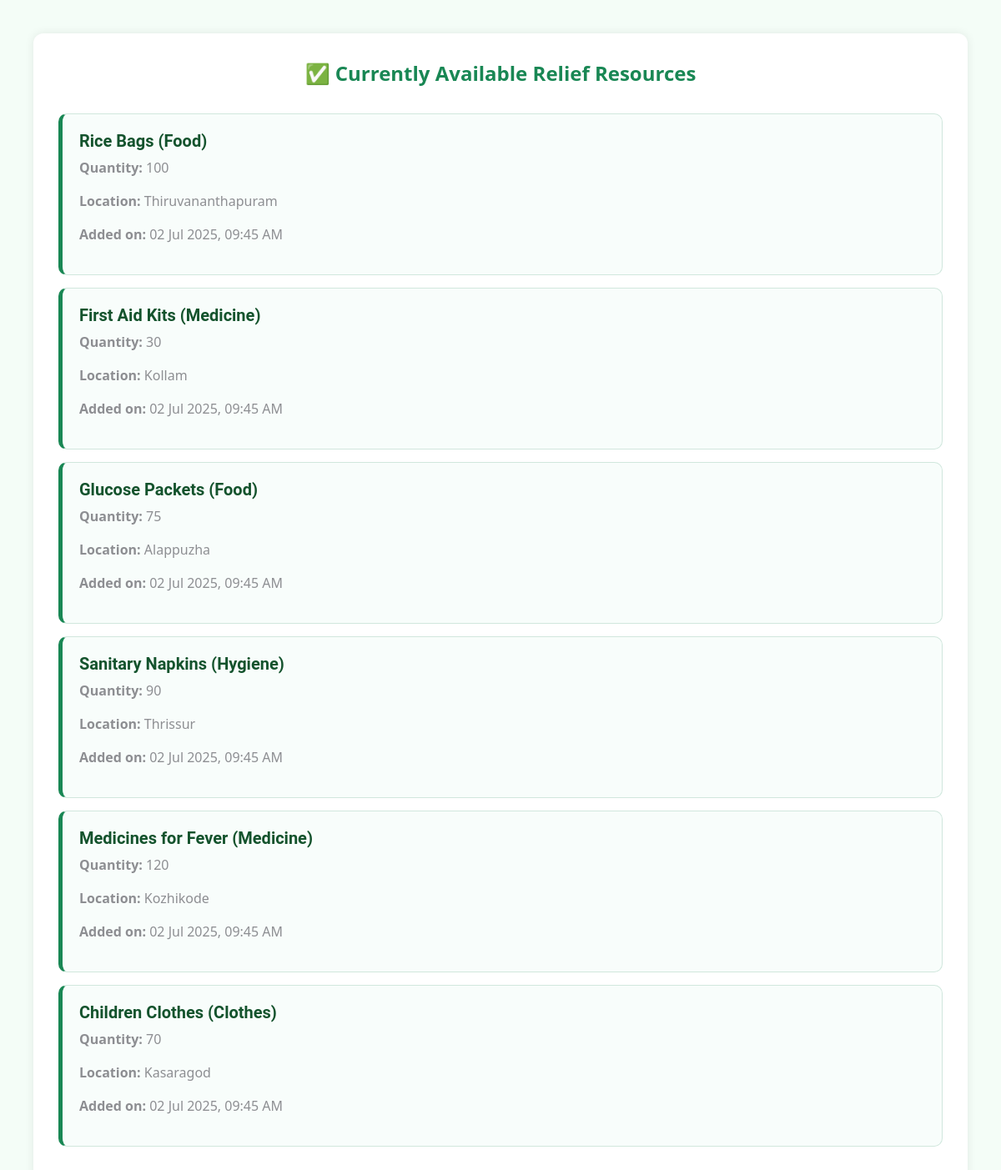
The app's page /user/available_resources.php with its own data.
### tables this page shows
CREATE TABLE `resources` (
  `id` int(11) NOT NULL,
  `name` varchar(100) NOT NULL,
  `category` varchar(50) NOT NULL,
  `quantity` int(11) NOT NULL,
  `location` varchar(100) NOT NULL,
  `status` enum('Available','Used','In Transit') DEFAULT 'Available',
  `added_on` datetime DEFAULT current_timestamp()
);

### user/available_resources.php (the view, shortened to what this page needs)
<?php
include __DIR__ . '/../config/db.php';
$result = $conn->query("SELECT * FROM resources WHERE status = 'Available' ORDER BY added_on DESC");
?>
<!DOCTYPE html>
<html lang="en">
<head>
  <link rel="stylesheet" href="../assets/css/bootstrap.min.css">
</head>
<body>
<div class="container">
  <div class="section-title">✅ Currently Available Relief Resources</div>
  <?php if ($result->num_rows > 0): ?>
    <?php while($row = $result->fetch_assoc()): ?>
      <div class="resource-card">
        <h5><?= htmlspecialchars($row['name']) ?> (<?= $row['category'] ?>)</h5>
        <p><strong>Quantity:</strong> <?= $row['quantity'] ?></p>
        <p><strong>Location:</strong> <?= htmlspecialchars($row['location']) ?></p>
        <p><strong>Added on:</strong> <?= date("d M Y, h:i A", strtotime($row['added_on'])) ?></p>
      </div>
    <?php endwhile; ?>
  <?php endif; ?>
</div>
</body>
</html>

### user/available_resources.php (style rules this page uses)
body { background-color: #f4fdf7; font-family: 'Segoe UI', sans-serif; padding: 40px; }
.container { background: white; padding: 30px; border-radius: 12px; box-shadow: 0 0 12px rgba(0,0,0,0.08); }
.section-title { font-size: 24px; font-weight: bold; color: #198754; text-align: center; margin-bottom: 30px; }
.resource-card { border: 1px solid #d1e7dd; border-left: 5px solid #198754; padding: 20px; border-radius: 10px; margin-bottom: 15px; background-color: #f8fdfb; }
.resource-card h5 { color: #14532d; margin-bottom: 8px; }

### records on screen
resources: name "Rice Bags", category "Food", quantity "100", location "Thiruvananthapuram", added_on "02 Jul 2025, 09:45 AM"
resources: name "First Aid Kits", category "Medicine", quantity "30", location "Kollam", added_on "02 Jul 2025, 09:45 AM"
resources: name "Glucose Packets", category "Food", quantity "75", location "Alappuzha", added_on "02 Jul 2025, 09:45 AM"
resources: name "Sanitary Napkins", category "Hygiene", quantity "90", location "Thrissur", added_on "02 Jul 2025, 09:45 AM"
resources: name "Medicines for Fever", category "Medicine", quantity "120", location "Kozhikode", added_on "02 Jul 2025, 09:45 AM"
resources: name "Children Clothes", category "Clothes", quantity "70", location "Kasaragod", added_on "02 Jul 2025, 09:45 AM"
